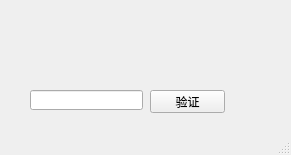
<?xml version="1.0" encoding="UTF-8"?>
<ui version="4.0">
 <class>MainWindow</class>
 <widget class="QMainWindow" name="MainWindow">
  <property name="geometry">
   <rect>
    <x>0</x>
    <y>0</y>
    <width>291</width>
    <height>155</height>
   </rect>
  </property>
  <property name="windowTitle">
   <string>MainWindow</string>
  </property>
  <widget class="QWidget" name="centralwidget">
   <widget class="CaptchaLabel" name="widget" native="true">
    <property name="geometry">
     <rect>
      <x>40</x>
      <y>10</y>
      <width>181</width>
      <height>71</height>
     </rect>
    </property>
   </widget>
   <widget class="QLineEdit" name="lineEdit">
    <property name="geometry">
     <rect>
      <x>30</x>
      <y>90</y>
      <width>113</width>
      <height>20</height>
     </rect>
    </property>
   </widget>
   <widget class="QPushButton" name="pushButton">
    <property name="geometry">
     <rect>
      <x>150</x>
      <y>90</y>
      <width>75</width>
      <height>23</height>
     </rect>
    </property>
    <property name="text">
     <string>验证</string>
    </property>
   </widget>
  </widget>
  <widget class="QMenuBar" name="menubar">
   <property name="geometry">
    <rect>
     <x>0</x>
     <y>0</y>
     <width>291</width>
     <height>23</height>
    </rect>
   </property>
  </widget>
  <widget class="QStatusBar" name="statusbar"/>
 </widget>
 <customwidgets>
  <customwidget>
   <class>CaptchaLabel</class>
   <extends>QWidget</extends>
   <header location="global">captchalabel.h</header>
   <container>1</container>
  </customwidget>
 </customwidgets>
 <resources/>
 <connections/>
</ui>
